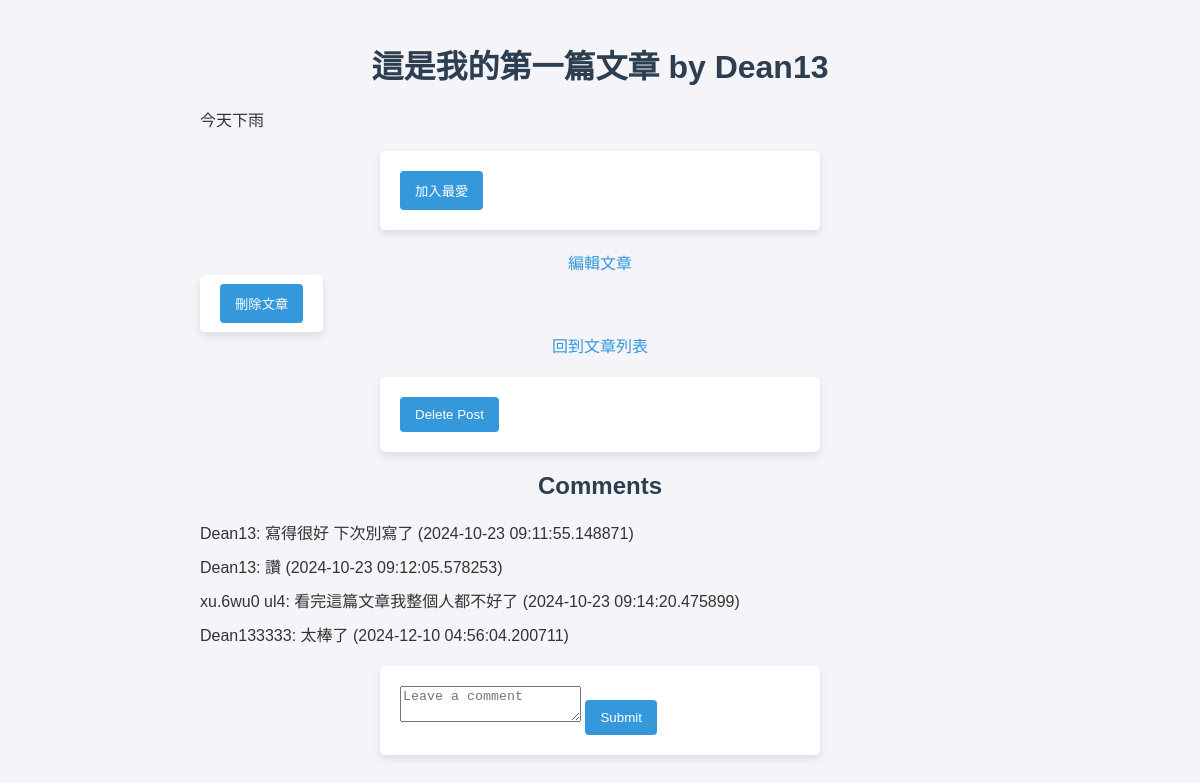
The app's page /post/1 (signed in) with its own data.
### app.py (models this page shows)
class Post(db.Model):
    id = db.Column(db.Integer, primary_key=True)
    title = db.Column(db.String(100), nullable=False)
    author_id = db.Column(db.Integer, db.ForeignKey('user.id'), nullable=False)
    content = db.Column(db.Text, nullable=False)
    user = db.relationship('User', backref=db.backref('posts', lazy=True))

class User(db.Model, UserMixin):
    id = db.Column(db.Integer, primary_key=True)
    username = db.Column(db.String(150), nullable=False, unique=True)
    email = db.Column(db.String(150), nullable=False, unique=True)
    password = db.Column(db.String(150), nullable=False)
    bio = db.Column(db.Text, nullable=True)  # 用戶簡介
    favorites = db.relationship('Post', secondary=favorites, backref='favorited_by')

class Comment(db.Model):
    id = db.Column(db.Integer, primary_key=True)
    content = db.Column(db.Text, nullable=False)
    post_id = db.Column(db.Integer, db.ForeignKey('post.id'), nullable=False)
    user_id = db.Column(db.Integer, db.ForeignKey('user.id'), nullable=False)
    timestamp = db.Column(db.DateTime, default=datetime.utcnow)
    user = db.relationship('User', backref='comments')

### app.py (the view, shortened to what this page needs)
@app.route('/post/<int:post_id>', methods=['GET', 'POST'])
@login_required
def show_post(post_id):
    post = Post.query.get_or_404(post_id)
    comments = Comment.query.filter_by(post_id=post_id).all()
    return render_template('show_post.html', post=post, comments=comments)

### app.py (called while the page is built)
@login_manager.user_loader
def load_user(user_id):
    return User.query.get(int(user_id))

### templates/show_post.html (shortened to what this page needs)
<!DOCTYPE html>
<html lang="en">
<head>
    <link rel="stylesheet" href="{{ url_for('static', filename='css/style.css') }}">
</head>
<body>
    <div class="container">
        <h1>{{ post.title }} by {{ post.user.username }}</h1>
        <p>{{ post.content }}</p>
        {% if current_user.is_authenticated %}
            <form method="POST" action="{{ url_for('favorite_post', post_id=post.id) }}">
                <button type="submit">
                    {% if post in current_user.favorites %}
                        移除最愛
                    {% else %}
                        加入最愛
                    {% endif %}
                </button>
            </form>
            {% if current_user.id == post.author_id %}
                <a href="{{ url_for('edit_post', post_id=post.id) }}">編輯文章</a>
                <form method="POST" action="{{ url_for('delete_post', post_id=post.id) }}" style="display:inline;">
                    <button type="submit">刪除文章</button>
                </form>
            {% endif %}
        {% else %}
            <p>請先 <a href="{{ url_for('login') }}">登入</a> 才能新增至最愛。</p>
        {% endif %}
        <a href="{{ url_for('index') }}">回到文章列表</a>
        <form action="{{ url_for('delete_post', post_id=post.id) }}" method="post">
            <button type="submit">Delete Post</button>
        </form>
        <h2>Comments</h2>
        <ul>
            {% for comment in comments %}
                <li>{{ comment.user.username }}: {{ comment.content }} ({{ comment.timestamp }})</li>
            {% endfor %}
        </ul>
        {% if current_user.is_authenticated %}
            <form method="POST">
                <textarea name="comment" placeholder="Leave a comment"></textarea>
                <input type="submit" value="Submit">
            </form>
        {% else %}
            <p>請先 <a href="{{ url_for('login') }}">登入</a> 才能留言。</p>
        {% endif %}
    </div>
</body>
</html>

### static/css/style.css (style rules this page uses)
body { font-family: 'Arial', sans-serif; margin: 0; padding: 0; background-color: #f4f4f9; color: #333; }
h1, h2 { color: #2c3e50; margin-bottom: 20px; }
form { background-color: #fff; padding: 20px; border-radius: 5px; box-shadow: 0px 4px 8px rgba(0, 0, 0, 0.1); max-width: 400px; margin: 20px auto; }
button, input[type="submit"] { background-color: #3498db; color: white; padding: 10px 15px; border: none; border-radius: 4px; cursor: pointer; }
a { text-decoration: none; color: #3498db; }
ul { list-style: none; padding-left: 0; }
ul li { margin-bottom: 10px; }
.container { padding: 20px; max-width: 800px; margin: 0 auto; }
.container h1, .container h2 { text-align: center; }
.container a { display: block; margin: 10px 0; text-align: center; }

### records on screen
Post: title "這是我的第一篇文章", content "今天下雨"
User: user.username "Dean13"
Comment: user.username "Dean13", content "寫得很好 下次別寫了", timestamp "2024-10-23 09:11:55.148871"
Comment: user.username "Dean13", content "讚", timestamp "2024-10-23 09:12:05.578253"
Comment: user.username "xu.6wu0 ul4", content "看完這篇文章我整個人都不好了", timestamp "2024-10-23 09:14:20.475899"
Comment: user.username "Dean133333", content "太棒了", timestamp "2024-12-10 04:56:04.200711"
